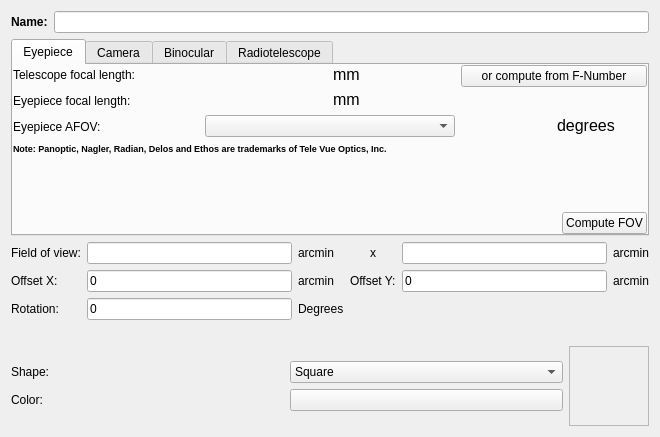
<?xml version="1.0" encoding="UTF-8"?>
<ui version="4.0">
 <class>NewFOV</class>
 <widget class="QWidget" name="NewFOV">
  <property name="geometry">
   <rect>
    <x>0</x>
    <y>0</y>
    <width>660</width>
    <height>437</height>
   </rect>
  </property>
  <property name="windowTitle">
   <string>New FOV Indicator</string>
  </property>
  <layout class="QVBoxLayout" name="verticalLayout_2">
   <item>
    <layout class="QHBoxLayout">
     <property name="spacing">
      <number>6</number>
     </property>
     <property name="margin">
      <number>0</number>
     </property>
     <item>
      <widget class="QLabel" name="textLabel1">
       <property name="frameShape">
        <enum>QFrame::NoFrame</enum>
       </property>
       <property name="frameShadow">
        <enum>QFrame::Plain</enum>
       </property>
       <property name="text">
        <string>&lt;b&gt;Name:&lt;/b&gt;</string>
       </property>
      </widget>
     </item>
     <item>
      <widget class="QLineEdit" name="FOVName">
       <property name="toolTip">
        <string>Name for FOV symbol</string>
       </property>
       <property name="whatsThis">
        <string>The name of the field-of-view (FOV) symbol.  This name appears in the FOV menu and in the &quot;Edit FOV Symbols&quot; tool.</string>
       </property>
      </widget>
     </item>
    </layout>
   </item>
   <item>
    <widget class="KTabWidget" name="tabWidget2">
     <property name="currentIndex">
      <number>0</number>
     </property>
     <widget class="QWidget" name="tab1">
      <attribute name="title">
       <string>Eyepiece</string>
      </attribute>
      <layout class="QVBoxLayout">
       <property name="spacing">
        <number>6</number>
       </property>
       <property name="margin">
        <number>0</number>
       </property>
       <item>
        <layout class="QHBoxLayout">
         <property name="spacing">
          <number>6</number>
         </property>
         <property name="margin">
          <number>0</number>
         </property>
         <item>
          <layout class="QVBoxLayout">
           <property name="spacing">
            <number>6</number>
           </property>
           <property name="margin">
            <number>0</number>
           </property>
           <item>
            <widget class="QLabel" name="textLabel5">
             <property name="text">
              <string>Telescope focal length:</string>
             </property>
            </widget>
           </item>
           <item>
            <widget class="QLabel" name="textLabel7_2">
             <property name="text">
              <string>Eyepiece focal length:</string>
             </property>
            </widget>
           </item>
           <item>
            <widget class="QLabel" name="textLabel8_2">
             <property name="sizePolicy">
              <sizepolicy hsizetype="Preferred" vsizetype="Preferred">
               <horstretch>0</horstretch>
               <verstretch>0</verstretch>
              </sizepolicy>
             </property>
             <property name="toolTip">
              <string>Enter the eyepiece's Apparent field-of-view</string>
             </property>
             <property name="text">
              <string>Eyepiece AFOV:</string>
             </property>
            </widget>
           </item>
          </layout>
         </item>
         <item>
          <layout class="QVBoxLayout" name="verticalLayout">
           <item>
            <layout class="QHBoxLayout" name="horizontalLayout">
             <item>
              <widget class="KDoubleNumInput" name="TLength1" native="true">
               <property name="focusPolicy">
                <enum>Qt::StrongFocus</enum>
               </property>
               <property name="toolTip">
                <string>Telescope focal length, in millimeters</string>
               </property>
               <property name="whatsThis">
                <string>Enter the telescope focal length, in millimeters.

This is one of the data fields required for defining a field-of-view (FOV) symbol which matches the field-of-view of a telescope eyepiece.</string>
               </property>
              </widget>
             </item>
             <item>
              <widget class="QLabel" name="textLabel6_2">
               <property name="font">
                <font>
                 <pointsize>12</pointsize>
                 <weight>50</weight>
                 <italic>false</italic>
                 <bold>false</bold>
                 <underline>false</underline>
                 <strikeout>false</strikeout>
                </font>
               </property>
               <property name="text">
                <string>mm</string>
               </property>
              </widget>
             </item>
            </layout>
           </item>
           <item>
            <layout class="QHBoxLayout">
             <property name="spacing">
              <number>6</number>
             </property>
             <property name="margin">
              <number>0</number>
             </property>
             <item>
              <widget class="KDoubleNumInput" name="EyeLength" native="true">
               <property name="focusPolicy">
                <enum>Qt::StrongFocus</enum>
               </property>
               <property name="toolTip">
                <string>Eyepiece focal length, in millimeters</string>
               </property>
               <property name="whatsThis">
                <string>Enter the eyepiece focal length, in millimeters.

This is one of the data fields required for defining a field-of-view (FOV) symbol which matches the field-of-view of a telescope eyepiece.</string>
               </property>
              </widget>
             </item>
             <item>
              <widget class="QLabel" name="textLabel6_2_2">
               <property name="font">
                <font>
                 <pointsize>12</pointsize>
                 <weight>50</weight>
                 <italic>false</italic>
                 <bold>false</bold>
                 <underline>false</underline>
                 <strikeout>false</strikeout>
                </font>
               </property>
               <property name="text">
                <string>mm</string>
               </property>
              </widget>
             </item>
            </layout>
           </item>
           <item>
            <widget class="QComboBox" name="EyepieceAFOV">
             <property name="sizePolicy">
              <sizepolicy hsizetype="Minimum" vsizetype="Fixed">
               <horstretch>0</horstretch>
               <verstretch>0</verstretch>
              </sizepolicy>
             </property>
             <property name="minimumSize">
              <size>
               <width>250</width>
               <height>0</height>
              </size>
             </property>
            </widget>
           </item>
          </layout>
         </item>
         <item>
          <layout class="QVBoxLayout">
           <property name="spacing">
            <number>6</number>
           </property>
           <property name="margin">
            <number>0</number>
           </property>
           <item>
            <layout class="QHBoxLayout">
             <property name="spacing">
              <number>6</number>
             </property>
             <property name="margin">
              <number>0</number>
             </property>
             <item>
              <widget class="QPushButton" name="ComputeTLengthFromFNum1">
               <property name="text">
                <string>or compute from F-Number</string>
               </property>
              </widget>
             </item>
            </layout>
           </item>
           <item>
            <spacer name="horizontalSpacer">
             <property name="orientation">
              <enum>Qt::Horizontal</enum>
             </property>
             <property name="sizeType">
              <enum>QSizePolicy::Minimum</enum>
             </property>
             <property name="sizeHint" stdset="0">
              <size>
               <width>20</width>
               <height>20</height>
              </size>
             </property>
            </spacer>
           </item>
           <item>
            <layout class="QHBoxLayout">
             <property name="spacing">
              <number>6</number>
             </property>
             <property name="margin">
              <number>0</number>
             </property>
             <item>
              <widget class="KDoubleNumInput" name="EyeFOV" native="true">
               <property name="focusPolicy">
                <enum>Qt::StrongFocus</enum>
               </property>
               <property name="toolTip">
                <string>field-of-view of the eyepiece, in arcminutes</string>
               </property>
               <property name="whatsThis">
                <string>Enter the eyepiece field-of-view angle, in arcminutes.

This is one of the data fields required for defining a field-of-view (FOV) symbol which matches the field-of-view of a telescope eyepiece.</string>
               </property>
              </widget>
             </item>
             <item>
              <widget class="QLabel" name="textLabel6_2_2_2">
               <property name="font">
                <font>
                 <pointsize>12</pointsize>
                 <weight>50</weight>
                 <italic>false</italic>
                 <bold>false</bold>
                 <underline>false</underline>
                 <strikeout>false</strikeout>
                </font>
               </property>
               <property name="text">
                <string>degrees</string>
               </property>
              </widget>
             </item>
            </layout>
           </item>
          </layout>
         </item>
        </layout>
       </item>
       <item>
        <widget class="QLabel" name="label_4">
         <property name="font">
          <font>
           <pointsize>7</pointsize>
           <weight>75</weight>
           <bold>true</bold>
          </font>
         </property>
         <property name="text">
          <string>Note: Panoptic, Nagler, Radian, Delos and Ethos are trademarks of Tele Vue Optics, Inc.</string>
         </property>
        </widget>
       </item>
       <item>
        <spacer>
         <property name="orientation">
          <enum>Qt::Vertical</enum>
         </property>
         <property name="sizeType">
          <enum>QSizePolicy::Expanding</enum>
         </property>
         <property name="sizeHint" stdset="0">
          <size>
           <width>20</width>
           <height>21</height>
          </size>
         </property>
        </spacer>
       </item>
       <item>
        <layout class="QHBoxLayout">
         <property name="spacing">
          <number>6</number>
         </property>
         <property name="margin">
          <number>0</number>
         </property>
         <item>
          <spacer>
           <property name="orientation">
            <enum>Qt::Horizontal</enum>
           </property>
           <property name="sizeType">
            <enum>QSizePolicy::Expanding</enum>
           </property>
           <property name="sizeHint" stdset="0">
            <size>
             <width>152</width>
             <height>20</height>
            </size>
           </property>
          </spacer>
         </item>
         <item>
          <widget class="KPushButton" name="ComputeEyeFOV">
           <property name="toolTip">
            <string>Compute field-of-view from above data fields</string>
           </property>
           <property name="whatsThis">
            <string>This button will compute the field-of-view (FOV) angle for a specific eyepiece/telescope combination.  You must first specify the focal lengths of the telescope and eyepiece, and the FOV angle of the eyepiece in the above entry fields.

The computed FOV angle (in arcminutes) will be displayed in the &quot;Field of view&quot; edit box.</string>
           </property>
           <property name="text">
            <string>Compute FOV</string>
           </property>
          </widget>
         </item>
        </layout>
       </item>
      </layout>
     </widget>
     <widget class="QWidget" name="tab2">
      <attribute name="title">
       <string>Camera</string>
      </attribute>
      <layout class="QGridLayout">
       <property name="margin">
        <number>0</number>
       </property>
       <property name="spacing">
        <number>6</number>
       </property>
       <item row="2" column="1">
        <widget class="KPushButton" name="ComputeCameraFOV">
         <property name="toolTip">
          <string>Compute field-of-view from above data fields</string>
         </property>
         <property name="whatsThis">
          <string>This button will compute the field-of-view (FOV) angle for a specific camera/telescope combination.  You must first specify the focal length of the telescope and the size of the CCD chip or film negative.

The computed FOV angle (in arcminutes) will be displayed in the &quot;Field of view&quot; edit box.</string>
         </property>
         <property name="text">
          <string>Compute FOV</string>
         </property>
        </widget>
       </item>
       <item row="2" column="0">
        <spacer>
         <property name="orientation">
          <enum>Qt::Horizontal</enum>
         </property>
         <property name="sizeType">
          <enum>QSizePolicy::Expanding</enum>
         </property>
         <property name="sizeHint" stdset="0">
          <size>
           <width>180</width>
           <height>20</height>
          </size>
         </property>
        </spacer>
       </item>
       <item row="1" column="0">
        <spacer>
         <property name="orientation">
          <enum>Qt::Vertical</enum>
         </property>
         <property name="sizeType">
          <enum>QSizePolicy::Expanding</enum>
         </property>
         <property name="sizeHint" stdset="0">
          <size>
           <width>20</width>
           <height>22</height>
          </size>
         </property>
        </spacer>
       </item>
       <item row="1" column="1">
        <spacer>
         <property name="orientation">
          <enum>Qt::Vertical</enum>
         </property>
         <property name="sizeType">
          <enum>QSizePolicy::Expanding</enum>
         </property>
         <property name="sizeHint" stdset="0">
          <size>
           <width>20</width>
           <height>22</height>
          </size>
         </property>
        </spacer>
       </item>
       <item row="0" column="0" colspan="2">
        <layout class="QHBoxLayout">
         <property name="spacing">
          <number>6</number>
         </property>
         <property name="margin">
          <number>0</number>
         </property>
         <item>
          <layout class="QVBoxLayout">
           <property name="spacing">
            <number>6</number>
           </property>
           <property name="margin">
            <number>0</number>
           </property>
           <item>
            <widget class="QLabel" name="textLabel5_2">
             <property name="text">
              <string>Telescope focal length:</string>
             </property>
            </widget>
           </item>
           <item>
            <widget class="QLabel" name="textLabel9">
             <property name="text">
              <string>Chip/Film size:</string>
             </property>
            </widget>
           </item>
          </layout>
         </item>
         <item>
          <layout class="QVBoxLayout">
           <property name="spacing">
            <number>6</number>
           </property>
           <property name="margin">
            <number>0</number>
           </property>
           <item>
            <layout class="QHBoxLayout">
             <property name="spacing">
              <number>6</number>
             </property>
             <property name="margin">
              <number>0</number>
             </property>
             <item>
              <widget class="KDoubleNumInput" name="TLength2" native="true">
               <property name="focusPolicy">
                <enum>Qt::StrongFocus</enum>
               </property>
               <property name="toolTip">
                <string>Telescope focal length, in millimeters</string>
               </property>
               <property name="whatsThis">
                <string>Enter the telescope focal length, in millimeters.

This is one of the data fields required for defining a field-of-view (FOV) symbol which matches the field-of-view of a camera mounted on a telescope.</string>
               </property>
              </widget>
             </item>
             <item>
              <widget class="QLabel" name="textLabel6_2_3">
               <property name="minimumSize">
                <size>
                 <width>60</width>
                 <height>0</height>
                </size>
               </property>
               <property name="font">
                <font>
                 <pointsize>12</pointsize>
                 <weight>50</weight>
                 <italic>false</italic>
                 <bold>false</bold>
                 <underline>false</underline>
                 <strikeout>false</strikeout>
                </font>
               </property>
               <property name="text">
                <string>mm</string>
               </property>
              </widget>
             </item>
            </layout>
           </item>
           <item>
            <layout class="QHBoxLayout">
             <property name="spacing">
              <number>6</number>
             </property>
             <property name="margin">
              <number>0</number>
             </property>
             <item>
              <widget class="KDoubleNumInput" name="ChipSize" native="true">
               <property name="focusPolicy">
                <enum>Qt::StrongFocus</enum>
               </property>
               <property name="toolTip">
                <string>Size of chip or film, in millimeters</string>
               </property>
               <property name="whatsThis">
                <string>Enter the physical size of the CCD chip or film negative.

This is one of the data fields required for defining a field-of-view (FOV) symbol which matches the field-of-view of a camera mounted on a telescope.</string>
               </property>
              </widget>
             </item>
             <item>
              <widget class="QLabel" name="textLabel6_2_3_2">
               <property name="font">
                <font>
                 <pointsize>12</pointsize>
                 <weight>50</weight>
                 <italic>false</italic>
                 <bold>false</bold>
                 <underline>false</underline>
                 <strikeout>false</strikeout>
                </font>
               </property>
               <property name="text">
                <string>mm</string>
               </property>
              </widget>
             </item>
            </layout>
           </item>
          </layout>
         </item>
         <item>
          <layout class="QVBoxLayout" name="verticalLayout_3">
           <item>
            <layout class="QHBoxLayout" name="horizontalLayout_2">
             <item>
              <widget class="QPushButton" name="ComputeTLengthFromFNum2">
               <property name="sizePolicy">
                <sizepolicy hsizetype="Minimum" vsizetype="Fixed">
                 <horstretch>0</horstretch>
                 <verstretch>0</verstretch>
                </sizepolicy>
               </property>
               <property name="text">
                <string>or compute from F-Number</string>
               </property>
              </widget>
             </item>
            </layout>
           </item>
           <item>
            <spacer name="horizontalSpacer_2">
             <property name="orientation">
              <enum>Qt::Horizontal</enum>
             </property>
             <property name="sizeType">
              <enum>QSizePolicy::Preferred</enum>
             </property>
             <property name="sizeHint" stdset="0">
              <size>
               <width>40</width>
               <height>20</height>
              </size>
             </property>
            </spacer>
           </item>
          </layout>
         </item>
        </layout>
       </item>
      </layout>
     </widget>
     <widget class="QWidget" name="tab3">
      <attribute name="title">
       <string>Binocular</string>
      </attribute>
      <layout class="QGridLayout">
       <property name="margin">
        <number>0</number>
       </property>
       <property name="spacing">
        <number>6</number>
       </property>
       <item row="2" column="1">
        <widget class="KPushButton" name="ComputeBinocularFOV">
         <property name="toolTip">
          <string>Compute field-of-view from above data fields</string>
         </property>
         <property name="whatsThis">
          <string>This button will compute the field-of-view (FOV) angle for a binocular.  You must specify the linear FOV as mentioned on the binocular.

The computed FOV angle (in arcminutes) will be displayed in the &quot;Field of view&quot; edit box.</string>
         </property>
         <property name="text">
          <string>Compute FOV</string>
         </property>
        </widget>
       </item>
       <item row="2" column="0">
        <spacer>
         <property name="orientation">
          <enum>Qt::Horizontal</enum>
         </property>
         <property name="sizeType">
          <enum>QSizePolicy::Expanding</enum>
         </property>
         <property name="sizeHint" stdset="0">
          <size>
           <width>180</width>
           <height>20</height>
          </size>
         </property>
        </spacer>
       </item>
       <item row="1" column="0">
        <spacer>
         <property name="orientation">
          <enum>Qt::Vertical</enum>
         </property>
         <property name="sizeType">
          <enum>QSizePolicy::Expanding</enum>
         </property>
         <property name="sizeHint" stdset="0">
          <size>
           <width>20</width>
           <height>22</height>
          </size>
         </property>
        </spacer>
       </item>
       <item row="1" column="1">
        <spacer>
         <property name="orientation">
          <enum>Qt::Vertical</enum>
         </property>
         <property name="sizeType">
          <enum>QSizePolicy::Expanding</enum>
         </property>
         <property name="sizeHint" stdset="0">
          <size>
           <width>20</width>
           <height>22</height>
          </size>
         </property>
        </spacer>
       </item>
       <item row="0" column="0" colspan="2">
        <layout class="QHBoxLayout">
         <property name="spacing">
          <number>6</number>
         </property>
         <property name="margin">
          <number>0</number>
         </property>
         <item>
          <layout class="QVBoxLayout">
           <property name="spacing">
            <number>6</number>
           </property>
           <property name="margin">
            <number>0</number>
           </property>
           <item>
            <widget class="QLabel" name="textLabel15_3">
             <property name="text">
              <string>Field of View:</string>
             </property>
            </widget>
           </item>
           <item>
            <widget class="QLabel" name="textLabel9_31">
             <property name="text">
              <string>At a distance of:</string>
             </property>
            </widget>
           </item>
          </layout>
         </item>
         <item>
          <layout class="QVBoxLayout">
           <property name="spacing">
            <number>6</number>
           </property>
           <property name="margin">
            <number>0</number>
           </property>
           <item>
            <layout class="QHBoxLayout">
             <property name="spacing">
              <number>6</number>
             </property>
             <property name="margin">
              <number>0</number>
             </property>
             <item>
              <widget class="KDoubleNumInput" name="LinearFOV" native="true">
               <property name="focusPolicy">
                <enum>Qt::StrongFocus</enum>
               </property>
               <property name="toolTip">
                <string>Telescope focal length, in millimeters</string>
               </property>
               <property name="whatsThis">
                <string>Enter the telescope focal length, in millimeters.

This is one of the data fields required for defining a field-of-view (FOV) symbol which matches the field-of-view of a camera mounted on a telescope.</string>
               </property>
              </widget>
             </item>
             <item>
              <widget class="QLabel" name="LabelUnits">
               <property name="minimumSize">
                <size>
                 <width>60</width>
                 <height>0</height>
                </size>
               </property>
               <property name="font">
                <font>
                 <pointsize>12</pointsize>
                 <weight>50</weight>
                 <italic>false</italic>
                 <bold>false</bold>
                 <underline>false</underline>
                 <strikeout>false</strikeout>
                </font>
               </property>
               <property name="text">
                <string>feet</string>
               </property>
              </widget>
             </item>
            </layout>
           </item>
           <item>
            <layout class="QHBoxLayout">
             <property name="spacing">
              <number>6</number>
             </property>
             <property name="margin">
              <number>0</number>
             </property>
             <item>
              <widget class="KComboBox" name="LinearFOVDistance"/>
             </item>
            </layout>
           </item>
          </layout>
         </item>
        </layout>
       </item>
      </layout>
     </widget>
     <widget class="QWidget" name="tab4">
      <attribute name="title">
       <string>Radiotelescope</string>
      </attribute>
      <layout class="QVBoxLayout">
       <property name="spacing">
        <number>6</number>
       </property>
       <property name="margin">
        <number>0</number>
       </property>
       <item>
        <layout class="QHBoxLayout">
         <property name="spacing">
          <number>6</number>
         </property>
         <property name="margin">
          <number>0</number>
         </property>
         <item>
          <layout class="QVBoxLayout">
           <property name="spacing">
            <number>6</number>
           </property>
           <property name="margin">
            <number>0</number>
           </property>
           <item>
            <widget class="QLabel" name="textLabel5_2_3">
             <property name="text">
              <string>Radiotelescope diameter:</string>
             </property>
            </widget>
           </item>
           <item>
            <widget class="QLabel" name="textLabel9_3">
             <property name="text">
              <string>Wavelength:</string>
             </property>
            </widget>
           </item>
          </layout>
         </item>
         <item>
          <layout class="QVBoxLayout">
           <property name="spacing">
            <number>6</number>
           </property>
           <property name="margin">
            <number>0</number>
           </property>
           <item>
            <layout class="QHBoxLayout">
             <property name="spacing">
              <number>6</number>
             </property>
             <property name="margin">
              <number>0</number>
             </property>
             <item>
              <widget class="KDoubleNumInput" name="RTDiameter" native="true">
               <property name="focusPolicy">
                <enum>Qt::StrongFocus</enum>
               </property>
               <property name="toolTip">
                <string>Telescope focal length, in millimeters</string>
               </property>
               <property name="whatsThis">
                <string>Enter the telescope focal length, in millimeters.

This is one of the data fields required for defining a field-of-view (FOV) symbol which matches the field-of-view of a camera mounted on a telescope.</string>
               </property>
              </widget>
             </item>
             <item>
              <widget class="QLabel" name="textLabel6_2_3_4">
               <property name="minimumSize">
                <size>
                 <width>60</width>
                 <height>0</height>
                </size>
               </property>
               <property name="font">
                <font>
                 <pointsize>12</pointsize>
                 <weight>50</weight>
                 <italic>false</italic>
                 <bold>false</bold>
                 <underline>false</underline>
                 <strikeout>false</strikeout>
                </font>
               </property>
               <property name="text">
                <string>m</string>
               </property>
              </widget>
             </item>
            </layout>
           </item>
           <item>
            <layout class="QHBoxLayout">
             <property name="spacing">
              <number>6</number>
             </property>
             <property name="margin">
              <number>0</number>
             </property>
             <item>
              <widget class="KDoubleNumInput" name="WaveLength" native="true">
               <property name="focusPolicy">
                <enum>Qt::StrongFocus</enum>
               </property>
               <property name="toolTip">
                <string>Size of chip or film, in millimeters</string>
               </property>
               <property name="whatsThis">
                <string>Enter the physical size of the CCD chip or film negative.

This is one of the data fields required for defining a field-of-view (FOV) symbol which matches the field-of-view of a camera mounted on a telescope.</string>
               </property>
              </widget>
             </item>
             <item>
              <widget class="QLabel" name="textLabel6_2_3_2_3">
               <property name="font">
                <font>
                 <pointsize>12</pointsize>
                 <weight>50</weight>
                 <italic>false</italic>
                 <bold>false</bold>
                 <underline>false</underline>
                 <strikeout>false</strikeout>
                </font>
               </property>
               <property name="text">
                <string>cm</string>
               </property>
              </widget>
             </item>
            </layout>
           </item>
          </layout>
         </item>
        </layout>
       </item>
       <item>
        <spacer>
         <property name="orientation">
          <enum>Qt::Vertical</enum>
         </property>
         <property name="sizeType">
          <enum>QSizePolicy::Expanding</enum>
         </property>
         <property name="sizeHint" stdset="0">
          <size>
           <width>21</width>
           <height>51</height>
          </size>
         </property>
        </spacer>
       </item>
       <item>
        <layout class="QHBoxLayout">
         <property name="spacing">
          <number>6</number>
         </property>
         <property name="margin">
          <number>0</number>
         </property>
         <item>
          <spacer>
           <property name="orientation">
            <enum>Qt::Horizontal</enum>
           </property>
           <property name="sizeType">
            <enum>QSizePolicy::Expanding</enum>
           </property>
           <property name="sizeHint" stdset="0">
            <size>
             <width>281</width>
             <height>21</height>
            </size>
           </property>
          </spacer>
         </item>
         <item>
          <widget class="KPushButton" name="ComputeHPBW">
           <property name="toolTip">
            <string>Compute radiotelescope HPBW from above data fields</string>
           </property>
           <property name="whatsThis">
            <string>This button will compute the Half Power Beam Width (HPBW) angle for a specific radiotelescope and observing wavelength combination, assuming no multibeam receiver is available at the telescope.  You must first specify the diameter of the radiotelescope and the observing wavelength.

The computed HPBW angle (in arcminutes) will be displayed in the &quot;Field of view&quot; edit box.</string>
           </property>
           <property name="text">
            <string>Compute HPBW</string>
           </property>
           <property name="flat">
            <bool>false</bool>
           </property>
          </widget>
         </item>
        </layout>
       </item>
      </layout>
     </widget>
    </widget>
   </item>
   <item>
    <layout class="QGridLayout" name="gridLayout">
     <item row="0" column="0">
      <widget class="QLabel" name="fieldoFviewLabel">
       <property name="text">
        <string>Field of view:</string>
       </property>
      </widget>
     </item>
     <item row="0" column="1">
      <widget class="QLineEdit" name="FOVEditX">
       <property name="toolTip">
        <string>Desired field-of-view size, in arcminutes</string>
       </property>
       <property name="whatsThis">
        <string>Enter the desired angular size for the field-of-view (FOV) symbol.

You can either enter a value directly, or use the &quot;Eyepiece&quot; or &quot;Camera&quot; Tabs to compute an angular size for specific eyepieces or cameras.</string>
       </property>
      </widget>
     </item>
     <item row="0" column="2">
      <widget class="QLabel" name="label_2">
       <property name="text">
        <string>arcmin</string>
       </property>
      </widget>
     </item>
     <item row="0" column="3">
      <widget class="QLabel" name="label">
       <property name="text">
        <string> x </string>
       </property>
       <property name="alignment">
        <set>Qt::AlignCenter</set>
       </property>
      </widget>
     </item>
     <item row="0" column="4">
      <widget class="QLineEdit" name="FOVEditY"/>
     </item>
     <item row="0" column="5">
      <widget class="QLabel" name="label_3">
       <property name="text">
        <string>arcmin</string>
       </property>
      </widget>
     </item>
     <item row="1" column="0">
      <widget class="QLabel" name="fieldoFviewLabel_2">
       <property name="text">
        <string>Offset X:</string>
       </property>
      </widget>
     </item>
     <item row="1" column="1">
      <widget class="QLineEdit" name="FOVEditOffsetX">
       <property name="toolTip">
        <string>Desired horizontal offset  in arcminutes</string>
       </property>
       <property name="whatsThis">
        <string/>
       </property>
       <property name="text">
        <string>0</string>
       </property>
      </widget>
     </item>
     <item row="1" column="2">
      <widget class="QLabel" name="label_5">
       <property name="text">
        <string>arcmin</string>
       </property>
      </widget>
     </item>
     <item row="1" column="3">
      <widget class="QLabel" name="fieldoFviewLabel_3">
       <property name="text">
        <string>Offset Y:</string>
       </property>
      </widget>
     </item>
     <item row="1" column="4">
      <widget class="QLineEdit" name="FOVEditOffsetY">
       <property name="toolTip">
        <string>Desired vertical offset  in arcminutes</string>
       </property>
       <property name="whatsThis">
        <string/>
       </property>
       <property name="text">
        <string>0</string>
       </property>
      </widget>
     </item>
     <item row="1" column="5">
      <widget class="QLabel" name="label_6">
       <property name="text">
        <string>arcmin</string>
       </property>
      </widget>
     </item>
     <item row="2" column="0">
      <widget class="QLabel" name="fieldoFviewLabel_4">
       <property name="text">
        <string>Rotation:</string>
       </property>
      </widget>
     </item>
     <item row="2" column="1">
      <widget class="QLineEdit" name="FOVEditRotation">
       <property name="toolTip">
        <string>Desired rotation with respect to center in degrees</string>
       </property>
       <property name="whatsThis">
        <string/>
       </property>
       <property name="text">
        <string>0</string>
       </property>
      </widget>
     </item>
     <item row="2" column="2">
      <widget class="QLabel" name="label_7">
       <property name="text">
        <string>Degrees</string>
       </property>
      </widget>
     </item>
     <item row="2" column="3" colspan="3">
      <spacer name="horizontalSpacer_3">
       <property name="orientation">
        <enum>Qt::Horizontal</enum>
       </property>
       <property name="sizeHint" stdset="0">
        <size>
         <width>198</width>
         <height>20</height>
        </size>
       </property>
      </spacer>
     </item>
    </layout>
   </item>
   <item>
    <spacer>
     <property name="orientation">
      <enum>Qt::Horizontal</enum>
     </property>
     <property name="sizeType">
      <enum>QSizePolicy::Expanding</enum>
     </property>
     <property name="sizeHint" stdset="0">
      <size>
       <width>298</width>
       <height>20</height>
      </size>
     </property>
    </spacer>
   </item>
   <item>
    <layout class="QHBoxLayout">
     <property name="spacing">
      <number>6</number>
     </property>
     <property name="margin">
      <number>0</number>
     </property>
     <item>
      <layout class="QVBoxLayout">
       <property name="spacing">
        <number>6</number>
       </property>
       <property name="margin">
        <number>0</number>
       </property>
       <item>
        <layout class="QGridLayout">
         <property name="margin">
          <number>0</number>
         </property>
         <property name="spacing">
          <number>6</number>
         </property>
         <item row="1" column="1">
          <widget class="KColorButton" name="ColorButton">
           <property name="toolTip">
            <string>Select color for the field-of-view symbol</string>
           </property>
           <property name="whatsThis">
            <string>Select a color for the field-of-view (FOV) symbol.</string>
           </property>
           <property name="text">
            <string/>
           </property>
           <property name="color" stdset="0">
            <color>
             <red>255</red>
             <green>255</green>
             <blue>255</blue>
            </color>
           </property>
          </widget>
         </item>
         <item row="1" column="0">
          <widget class="QLabel" name="textLabel8">
           <property name="text">
            <string>Color:</string>
           </property>
          </widget>
         </item>
         <item row="0" column="1">
          <widget class="KComboBox" name="ShapeBox">
           <property name="toolTip">
            <string>Select a shape for the field-of-view symbol</string>
           </property>
           <property name="whatsThis">
            <string>Select a shape for the field-of-view (FOV) symbol.  The possible shapes are:

Circle, Square, Crosshairs, Bullseye.</string>
           </property>
           <item>
            <property name="text">
             <string>Square</string>
            </property>
           </item>
           <item>
            <property name="text">
             <string>Circle</string>
            </property>
           </item>
           <item>
            <property name="text">
             <string>Crosshairs</string>
            </property>
           </item>
           <item>
            <property name="text">
             <string>Bullseye</string>
            </property>
           </item>
           <item>
            <property name="text">
             <string>Semitransparent circle</string>
            </property>
           </item>
          </widget>
         </item>
         <item row="0" column="0">
          <widget class="QLabel" name="textLabel7">
           <property name="text">
            <string>Shape:</string>
           </property>
          </widget>
         </item>
        </layout>
       </item>
      </layout>
     </item>
     <item>
      <layout class="QVBoxLayout">
       <property name="spacing">
        <number>6</number>
       </property>
       <property name="margin">
        <number>0</number>
       </property>
       <item>
        <widget class="FOVWidget" name="ViewBox">
         <property name="sizePolicy">
          <sizepolicy hsizetype="Fixed" vsizetype="Fixed">
           <horstretch>0</horstretch>
           <verstretch>0</verstretch>
          </sizepolicy>
         </property>
         <property name="minimumSize">
          <size>
           <width>80</width>
           <height>80</height>
          </size>
         </property>
         <property name="frameShape">
          <enum>QFrame::StyledPanel</enum>
         </property>
         <property name="frameShadow">
          <enum>QFrame::Raised</enum>
         </property>
        </widget>
       </item>
      </layout>
     </item>
    </layout>
   </item>
  </layout>
 </widget>
 <customwidgets>
  <customwidget>
   <class>KComboBox</class>
   <extends>QComboBox</extends>
   <header>kcombobox.h</header>
  </customwidget>
  <customwidget>
   <class>QLineEdit</class>
   <extends>QLineEdit</extends>
   <header>klineedit.h</header>
   <container>1</container>
  </customwidget>
  <customwidget>
   <class>KPushButton</class>
   <extends>QPushButton</extends>
   <header>kpushbutton.h</header>
  </customwidget>
  <customwidget>
   <class>FOVWidget</class>
   <extends>QFrame</extends>
   <header>widgets/fovwidget.h</header>
   <container>1</container>
  </customwidget>
  <customwidget>
   <class>KDoubleNumInput</class>
   <extends>QWidget</extends>
   <header>knuminput.h</header>
  </customwidget>
  <customwidget>
   <class>KColorButton</class>
   <extends>QPushButton</extends>
   <header>kcolorbutton.h</header>
  </customwidget>
  <customwidget>
   <class>KTabWidget</class>
   <extends>QTabWidget</extends>
   <header>ktabwidget.h</header>
   <container>1</container>
  </customwidget>
 </customwidgets>
 <tabstops>
  <tabstop>FOVName</tabstop>
  <tabstop>tabWidget2</tabstop>
  <tabstop>EyeFOV</tabstop>
  <tabstop>ComputeEyeFOV</tabstop>
  <tabstop>TLength2</tabstop>
  <tabstop>ChipSize</tabstop>
  <tabstop>ComputeCameraFOV</tabstop>
  <tabstop>LinearFOV</tabstop>
  <tabstop>LinearFOVDistance</tabstop>
  <tabstop>ComputeBinocularFOV</tabstop>
  <tabstop>RTDiameter</tabstop>
  <tabstop>WaveLength</tabstop>
  <tabstop>ComputeHPBW</tabstop>
  <tabstop>FOVEditX</tabstop>
  <tabstop>FOVEditY</tabstop>
  <tabstop>ShapeBox</tabstop>
  <tabstop>ColorButton</tabstop>
 </tabstops>
 <resources/>
 <connections/>
</ui>
